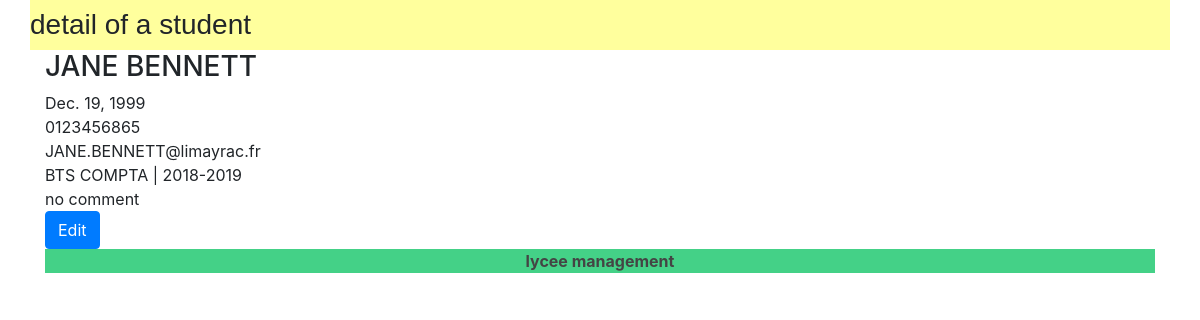
/lycee/student/131, run on an earlier commit of the app's database.
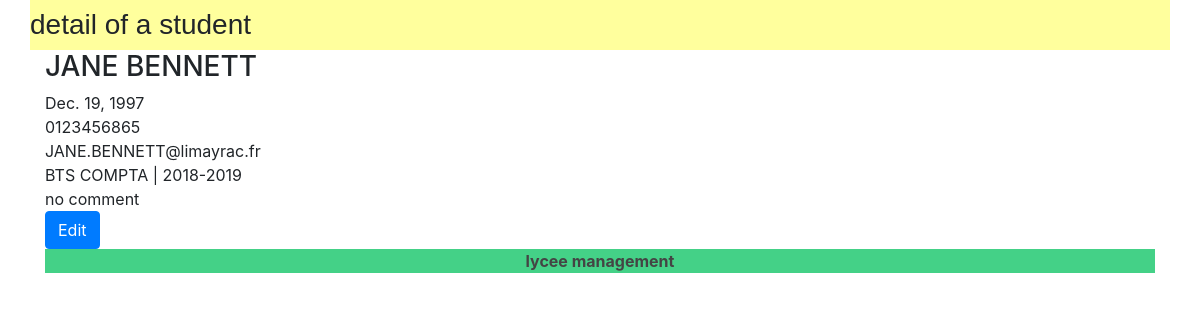
And on a later commit of the database.
### lycee/models.py (models this page shows, shortened)
class Student(models.Model):
  first_name = models.CharField(
    max_length = 50,
    blank = False,
    null = False
  )
  birth_date = models.DateField(
    verbose_name= 'date of birth',
    blank = False,
    null = False
  )
  last_name = models.CharField(
    max_length = 255,
    blank = False,
    null = False,
    help_text = "last name",
    default= '???'
  )
  phone = models.CharField(
    max_length = 10,
    verbose_name = "phone number of student",
    blank = False,
    null = False,
    help_text = "phone number of student",
    default= '0123456789'
  )
  email = models.CharField(
    max_length = 255,
    verbose_name = "email of student",
    blank = False,
    null = False,
    help_text = "email of student",
    default = 'a@a.fr'
  )
  comments = models.CharField(
    max_length = 255,
    verbose_name = "comments of student",
    blank = True,
    null = False,
    help_text = "comments of student",
    default = '...'
  )
  cursus = models.ForeignKey(
    Cursus,
    on_delete = models.CASCADE,
    null = True
  )

class Cursus(models.Model):
  name = models.CharField(
    max_length = 50,
    blank = False,
    null = True,
    default = 'aucun'
  )
  year_from_bac = models.SmallIntegerField(
    help_text = 'year since the bac',
    verbose_name = 'year',
    blank = False,
    default = 0
  )
  scholar_year = models.CharField(
    max_length = 9,
    blank = False,
    null = True,
    default= '0000-0001'
  )
  def __str__(self):
    return '{} | {}'.format(self.name,self.scholar_year)

### lycee/views.py (the view)
# urls.py: path('lycee/student/<int:student_id>',views.detail_student,name='detail_student'),
def detail_student(request,student_id):
  result_list = Student.objects.get(pk=student_id)
  context = {
    'liste' : result_list,
  }
  return render(request,'lycee/student/detail_student.html',context)

### lycee/templates/lycee/student/detail_student.html (shortened to what this page needs)
{% extends "master.html" %} {% load static %} {% if liste %} {% block title %}
<h3>detail of a student</h3>
{% endblock %} {% block content %}
<div class="container">
	<div class="row">
		<div class="col">
			<h3>{{liste.first_name}} {{liste.last_name}}</h3>
			{{liste.birth_date}}
			{{liste.phone}}
			{{liste.email}}
			{{liste.cursus}}
			{{liste.comments}}
		</div>
	</div>
	<a class="btn btn-primary" href="edit/{{ liste.pk }}" role="button">Edit</a>
</div>
{% endblock %} {% else %}
<p> No cursus to show .</p>
{% endif %}

What changed in the data, as far as the page shows it:
changed Student "JANE": birth_date "Dec. 19, 1999" → "Dec. 19, 1997"
